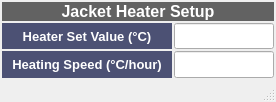
<ui version="4.0" >
 <class>MainWindow</class>
 <widget class="QMainWindow" name="MainWindow" >
  <property name="geometry" >
   <rect>
    <x>0</x>
    <y>0</y>
    <width>276</width>
    <height>102</height>
   </rect>
  </property>
  <property name="windowTitle" >
   <string>MainWindow</string>
  </property>
  <widget class="QWidget" name="centralwidget" >
   <layout class="QGridLayout" >
    <property name="leftMargin" >
     <number>2</number>
    </property>
    <property name="topMargin" >
     <number>2</number>
    </property>
    <property name="rightMargin" >
     <number>2</number>
    </property>
    <property name="bottomMargin" >
     <number>2</number>
    </property>
    <property name="horizontalSpacing" >
     <number>2</number>
    </property>
    <property name="verticalSpacing" >
     <number>2</number>
    </property>
    <item row="0" column="0" colspan="2" >
     <widget class="QLabel" name="label_6" >
      <property name="maximumSize" >
       <size>
        <width>16777215</width>
        <height>200</height>
       </size>
      </property>
      <property name="palette" >
       <palette>
        <active>
         <colorrole role="WindowText" >
          <brush brushstyle="SolidPattern" >
           <color alpha="255" >
            <red>255</red>
            <green>255</green>
            <blue>255</blue>
           </color>
          </brush>
         </colorrole>
         <colorrole role="Base" >
          <brush brushstyle="SolidPattern" >
           <color alpha="255" >
            <red>255</red>
            <green>255</green>
            <blue>255</blue>
           </color>
          </brush>
         </colorrole>
         <colorrole role="Window" >
          <brush brushstyle="SolidPattern" >
           <color alpha="150" >
            <red>0</red>
            <green>0</green>
            <blue>0</blue>
           </color>
          </brush>
         </colorrole>
        </active>
        <inactive>
         <colorrole role="WindowText" >
          <brush brushstyle="SolidPattern" >
           <color alpha="255" >
            <red>255</red>
            <green>255</green>
            <blue>255</blue>
           </color>
          </brush>
         </colorrole>
         <colorrole role="Base" >
          <brush brushstyle="SolidPattern" >
           <color alpha="255" >
            <red>255</red>
            <green>255</green>
            <blue>255</blue>
           </color>
          </brush>
         </colorrole>
         <colorrole role="Window" >
          <brush brushstyle="SolidPattern" >
           <color alpha="150" >
            <red>0</red>
            <green>0</green>
            <blue>0</blue>
           </color>
          </brush>
         </colorrole>
        </inactive>
        <disabled>
         <colorrole role="WindowText" >
          <brush brushstyle="SolidPattern" >
           <color alpha="255" >
            <red>115</red>
            <green>115</green>
            <blue>115</blue>
           </color>
          </brush>
         </colorrole>
         <colorrole role="Base" >
          <brush brushstyle="SolidPattern" >
           <color alpha="150" >
            <red>0</red>
            <green>0</green>
            <blue>0</blue>
           </color>
          </brush>
         </colorrole>
         <colorrole role="Window" >
          <brush brushstyle="SolidPattern" >
           <color alpha="150" >
            <red>0</red>
            <green>0</green>
            <blue>0</blue>
           </color>
          </brush>
         </colorrole>
        </disabled>
       </palette>
      </property>
      <property name="font" >
       <font>
        <pointsize>12</pointsize>
        <weight>75</weight>
        <bold>true</bold>
       </font>
      </property>
      <property name="autoFillBackground" >
       <bool>true</bool>
      </property>
      <property name="text" >
       <string>Jacket Heater Setup</string>
      </property>
      <property name="alignment" >
       <set>Qt::AlignCenter</set>
      </property>
     </widget>
    </item>
    <item row="1" column="0" >
     <widget class="QLabel" name="label_81" >
      <property name="minimumSize" >
       <size>
        <width>170</width>
        <height>0</height>
       </size>
      </property>
      <property name="maximumSize" >
       <size>
        <width>16777215</width>
        <height>200</height>
       </size>
      </property>
      <property name="palette" >
       <palette>
        <active>
         <colorrole role="WindowText" >
          <brush brushstyle="SolidPattern" >
           <color alpha="255" >
            <red>255</red>
            <green>255</green>
            <blue>255</blue>
           </color>
          </brush>
         </colorrole>
         <colorrole role="Base" >
          <brush brushstyle="SolidPattern" >
           <color alpha="255" >
            <red>255</red>
            <green>255</green>
            <blue>255</blue>
           </color>
          </brush>
         </colorrole>
         <colorrole role="Window" >
          <brush brushstyle="SolidPattern" >
           <color alpha="200" >
            <red>30</red>
            <green>37</green>
            <blue>81</blue>
           </color>
          </brush>
         </colorrole>
        </active>
        <inactive>
         <colorrole role="WindowText" >
          <brush brushstyle="SolidPattern" >
           <color alpha="255" >
            <red>255</red>
            <green>255</green>
            <blue>255</blue>
           </color>
          </brush>
         </colorrole>
         <colorrole role="Base" >
          <brush brushstyle="SolidPattern" >
           <color alpha="255" >
            <red>255</red>
            <green>255</green>
            <blue>255</blue>
           </color>
          </brush>
         </colorrole>
         <colorrole role="Window" >
          <brush brushstyle="SolidPattern" >
           <color alpha="200" >
            <red>30</red>
            <green>37</green>
            <blue>81</blue>
           </color>
          </brush>
         </colorrole>
        </inactive>
        <disabled>
         <colorrole role="WindowText" >
          <brush brushstyle="SolidPattern" >
           <color alpha="255" >
            <red>115</red>
            <green>115</green>
            <blue>115</blue>
           </color>
          </brush>
         </colorrole>
         <colorrole role="Base" >
          <brush brushstyle="SolidPattern" >
           <color alpha="200" >
            <red>30</red>
            <green>37</green>
            <blue>81</blue>
           </color>
          </brush>
         </colorrole>
         <colorrole role="Window" >
          <brush brushstyle="SolidPattern" >
           <color alpha="200" >
            <red>30</red>
            <green>37</green>
            <blue>81</blue>
           </color>
          </brush>
         </colorrole>
        </disabled>
       </palette>
      </property>
      <property name="font" >
       <font>
        <pointsize>10</pointsize>
        <weight>75</weight>
        <bold>true</bold>
       </font>
      </property>
      <property name="autoFillBackground" >
       <bool>true</bool>
      </property>
      <property name="text" >
       <string>Heater Set Value (°C)</string>
      </property>
      <property name="alignment" >
       <set>Qt::AlignCenter</set>
      </property>
      <property name="wordWrap" >
       <bool>true</bool>
      </property>
      <property name="margin" >
       <number>0</number>
      </property>
      <property name="indent" >
       <number>3</number>
      </property>
     </widget>
    </item>
    <item row="1" column="1" >
     <widget class="CALineEdit" name="ca01" >
      <property name="sizePolicy" >
       <sizepolicy vsizetype="Expanding" hsizetype="Expanding" >
        <horstretch>0</horstretch>
        <verstretch>0</verstretch>
       </sizepolicy>
      </property>
      <property name="minimumSize" >
       <size>
        <width>100</width>
        <height>24</height>
       </size>
      </property>
      <property name="maximumSize" >
       <size>
        <width>1000</width>
        <height>16777215</height>
       </size>
      </property>
      <property name="font" >
       <font>
        <pointsize>14</pointsize>
        <weight>75</weight>
        <bold>true</bold>
       </font>
      </property>
      <property name="nuformat" stdset="0" >
       <enum>CALineEdit::RealOne</enum>
      </property>
     </widget>
    </item>
    <item row="2" column="0" >
     <widget class="QLabel" name="label_82" >
      <property name="minimumSize" >
       <size>
        <width>100</width>
        <height>0</height>
       </size>
      </property>
      <property name="maximumSize" >
       <size>
        <width>16777215</width>
        <height>200</height>
       </size>
      </property>
      <property name="palette" >
       <palette>
        <active>
         <colorrole role="WindowText" >
          <brush brushstyle="SolidPattern" >
           <color alpha="255" >
            <red>255</red>
            <green>255</green>
            <blue>255</blue>
           </color>
          </brush>
         </colorrole>
         <colorrole role="Base" >
          <brush brushstyle="SolidPattern" >
           <color alpha="255" >
            <red>255</red>
            <green>255</green>
            <blue>255</blue>
           </color>
          </brush>
         </colorrole>
         <colorrole role="Window" >
          <brush brushstyle="SolidPattern" >
           <color alpha="200" >
            <red>30</red>
            <green>37</green>
            <blue>81</blue>
           </color>
          </brush>
         </colorrole>
        </active>
        <inactive>
         <colorrole role="WindowText" >
          <brush brushstyle="SolidPattern" >
           <color alpha="255" >
            <red>255</red>
            <green>255</green>
            <blue>255</blue>
           </color>
          </brush>
         </colorrole>
         <colorrole role="Base" >
          <brush brushstyle="SolidPattern" >
           <color alpha="255" >
            <red>255</red>
            <green>255</green>
            <blue>255</blue>
           </color>
          </brush>
         </colorrole>
         <colorrole role="Window" >
          <brush brushstyle="SolidPattern" >
           <color alpha="200" >
            <red>30</red>
            <green>37</green>
            <blue>81</blue>
           </color>
          </brush>
         </colorrole>
        </inactive>
        <disabled>
         <colorrole role="WindowText" >
          <brush brushstyle="SolidPattern" >
           <color alpha="255" >
            <red>115</red>
            <green>115</green>
            <blue>115</blue>
           </color>
          </brush>
         </colorrole>
         <colorrole role="Base" >
          <brush brushstyle="SolidPattern" >
           <color alpha="200" >
            <red>30</red>
            <green>37</green>
            <blue>81</blue>
           </color>
          </brush>
         </colorrole>
         <colorrole role="Window" >
          <brush brushstyle="SolidPattern" >
           <color alpha="200" >
            <red>30</red>
            <green>37</green>
            <blue>81</blue>
           </color>
          </brush>
         </colorrole>
        </disabled>
       </palette>
      </property>
      <property name="font" >
       <font>
        <pointsize>10</pointsize>
        <weight>75</weight>
        <bold>true</bold>
       </font>
      </property>
      <property name="autoFillBackground" >
       <bool>true</bool>
      </property>
      <property name="text" >
       <string>Heating Speed (°C/hour)</string>
      </property>
      <property name="alignment" >
       <set>Qt::AlignCenter</set>
      </property>
      <property name="wordWrap" >
       <bool>true</bool>
      </property>
      <property name="margin" >
       <number>0</number>
      </property>
      <property name="indent" >
       <number>3</number>
      </property>
     </widget>
    </item>
    <item row="2" column="1" >
     <widget class="CALineEdit" name="ca02" >
      <property name="sizePolicy" >
       <sizepolicy vsizetype="Expanding" hsizetype="Expanding" >
        <horstretch>0</horstretch>
        <verstretch>0</verstretch>
       </sizepolicy>
      </property>
      <property name="minimumSize" >
       <size>
        <width>0</width>
        <height>24</height>
       </size>
      </property>
      <property name="maximumSize" >
       <size>
        <width>1000</width>
        <height>16777215</height>
       </size>
      </property>
      <property name="font" >
       <font>
        <pointsize>14</pointsize>
        <weight>75</weight>
        <bold>true</bold>
       </font>
      </property>
      <property name="nuformat" stdset="0" >
       <enum>CALineEdit::RealOne</enum>
      </property>
     </widget>
    </item>
   </layout>
  </widget>
  <widget class="QStatusBar" name="statusbar" />
 </widget>
 <customwidgets>
  <customwidget>
   <class>CALineEdit</class>
   <extends>QLineEdit</extends>
   <header>caLineedit.h</header>
  </customwidget>
 </customwidgets>
 <resources/>
 <connections/>
</ui>
